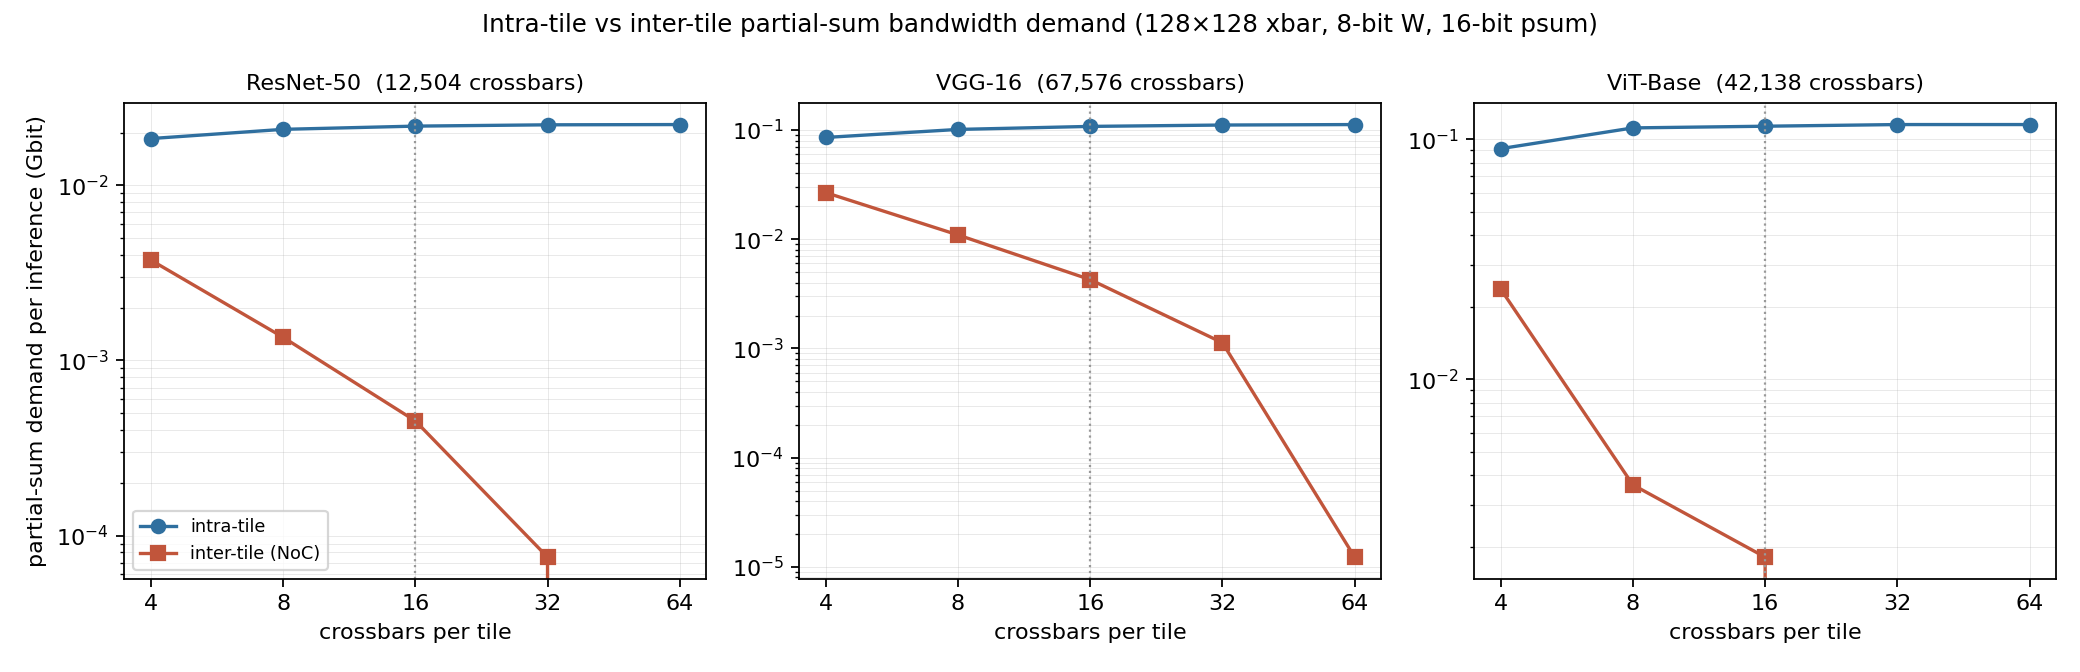

Here is the Python script that generated this plot:
#!/usr/bin/env python3
"""
Stage 3 / Task 1 - intra-tile vs inter-tile partial-sum bandwidth demand.

Model (ISAAC convention, settled constants):
  crossbar        : 128 x 128 cells, 1 bit/cell
  weight precision: 8 bits  -> 16 usable weight columns -> 2048 weights/crossbar
  partial sum     : 16 bits
  crossbars/layer : ceil(k*k*Cin / PE_X) * ceil(Cout*N_BITS / PE_Y)

Reduction structure:
  R = ceil(k*k*Cin / 128)   row groups  -> R partials must be summed per output group
  C = ceil(Cout*8  / 128)   column groups (16 output channels each)
  With T crossbars/tile packed along the row-group axis:
     tiles spanned per column group = ceil(R/T)
     inter-tile partial-sum hops    = ceil(R/T) - 1
     intra-tile reductions          = R - ceil(R/T)
  Volume scales by the number of output positions P (H_out*W_out for conv,
  token count for ViT), and by 16 bits per partial sum.

Reported quantity is DEMAND (bits moved per inference), not service.
The simulator does not model intra-tile contention; denser packing relocates
aggregation cost onto the on-tile H-tree rather than removing it.
"""

import math, csv, json
import matplotlib
matplotlib.use("Agg")
import matplotlib.pyplot as plt

PE_X = 128          # crossbar rows
PE_Y = 128          # crossbar columns (cells)
N_BITS = 8          # weight precision
PSUM_BITS = 16      # partial-sum payload width

# ---------------------------------------------------------------- workloads
# (name, k, Cin, Cout, P)  P = output positions (H_out*W_out, or tokens)
def resnet50():
    L = [("conv1", 7, 3, 64, 112*112)]
    # (stage, out_hw, Cin_first, width, Cout, blocks)
    stages = [(56, 64, 64, 256, 3), (28, 256, 128, 512, 4),
              (14, 512, 256, 1024, 6), (7, 1024, 512, 2048, 3)]
    for si, (hw, cin0, w, cout, nb) in enumerate(stages):
        for b in range(nb):
            cin = cin0 if b == 0 else cout
            L.append((f"s{si+2}b{b}_1x1a", 1, cin, w, hw*hw))
            L.append((f"s{si+2}b{b}_3x3",  3, w,   w, hw*hw))
            L.append((f"s{si+2}b{b}_1x1b", 1, w, cout, hw*hw))
            if b == 0:
                L.append((f"s{si+2}b{b}_down", 1, cin, cout, hw*hw))
    L.append(("fc", 1, 2048, 1000, 1))
    return L

def vgg16():
    cfg = [(3,64,224),(64,64,224),(64,128,112),(128,128,112),
           (128,256,56),(256,256,56),(256,256,56),
           (256,512,28),(512,512,28),(512,512,28),
           (512,512,14),(512,512,14),(512,512,14)]
    L = [(f"conv{i+1}", 3, ci, co, hw*hw) for i,(ci,co,hw) in enumerate(cfg)]
    L += [("fc6", 1, 25088, 4096, 1), ("fc7", 1, 4096, 4096, 1),
          ("fc8", 1, 4096, 1000, 1)]
    return L

def vit_base():
    D, H, TOK, LYR = 768, 3072, 197, 12
    L = []
    L.append(("patch_embed", 1, 3*16*16, D, 196))
    for i in range(LYR):
        L.append((f"blk{i}_qkv",  1, D, 3*D, TOK))
        L.append((f"blk{i}_proj", 1, D, D,   TOK))
        L.append((f"blk{i}_fc1",  1, D, H,   TOK))
        L.append((f"blk{i}_fc2",  1, H, D,   TOK))
    L.append(("head", 1, D, 1000, 1))
    return L

WORKLOADS = {"ResNet-50": resnet50(), "VGG-16": vgg16(), "ViT-Base": vit_base()}
TILE_SIZES = [4, 8, 16, 32, 64]

# ---------------------------------------------------------------- model
def layer_geometry(k, cin, cout):
    R = math.ceil(k*k*cin / PE_X)
    C = math.ceil(cout*N_BITS / PE_Y)
    return R, C, R*C

def split(R, C, P, T):
    tiles = math.ceil(R / T)
    inter = (tiles - 1) * C * P * PSUM_BITS
    intra = (R - tiles) * C * P * PSUM_BITS
    return intra, inter

def analyse(layers):
    xb_total = sum(layer_geometry(k, ci, co)[2] for _, k, ci, co, _ in layers)
    out = {}
    for T in TILE_SIZES:
        ia = ie = 0
        for _, k, ci, co, P in layers:
            R, C, _ = layer_geometry(k, ci, co)
            a, e = split(R, C, P, T)
            ia += a; ie += e
        out[T] = (ia, ie)
    return xb_total, out

def crossing(res):
    """Linear interpolation in log2(T) of the intra/inter crossover."""
    ts = TILE_SIZES
    for i in range(len(ts)-1):
        d0 = res[ts[i]][0] - res[ts[i]][1]
        d1 = res[ts[i+1]][0] - res[ts[i+1]][1]
        if d0 == 0: return float(ts[i])
        if d0 * d1 < 0:
            f = -d0 / (d1 - d0)
            return 2 ** (math.log2(ts[i]) + f*(math.log2(ts[i+1])-math.log2(ts[i])))
    return None

# ---------------------------------------------------------------- run
summary, rows = {}, []
for name, layers in WORKLOADS.items():
    xb, res = analyse(layers)
    x = crossing(res)
    summary[name] = {"crossbars": xb, "crossing": x,
                     "curves": {T: {"intra_Gb": res[T][0]/1e9,
                                    "inter_Gb": res[T][1]/1e9} for T in TILE_SIZES}}
    for T in TILE_SIZES:
        rows.append({"workload": name, "crossbars_total": xb, "crossbars_per_tile": T,
                     "tiles": math.ceil(xb/T),
                     "intra_tile_Gbit": round(res[T][0]/1e9, 4),
                     "inter_tile_Gbit": round(res[T][1]/1e9, 4),
                     "inter_share": round(res[T][1]/max(1,(res[T][0]+res[T][1])), 4)})

with open("/home/claude/stage3/bw_crossover.csv", "w", newline="") as f:
    w = csv.DictWriter(f, fieldnames=list(rows[0].keys())); w.writeheader(); w.writerows(rows)
with open("/home/claude/stage3/bw_crossover.json", "w") as f:
    json.dump(summary, f, indent=2)

# ---------------------------------------------------------------- plot
fig, axes = plt.subplots(1, 3, figsize=(13, 4.2), sharey=False)
for ax, (name, layers) in zip(axes, WORKLOADS.items()):
    s = summary[name]
    intra = [s["curves"][T]["intra_Gb"] for T in TILE_SIZES]
    inter = [s["curves"][T]["inter_Gb"] for T in TILE_SIZES]
    ax.plot(TILE_SIZES, intra, "o-", color="#2f6f9f", label="intra-tile")
    ax.plot(TILE_SIZES, inter, "s-", color="#c1553b", label="inter-tile (NoC)")
    ax.set_xscale("log", base=2); ax.set_yscale("log")
    ax.set_xticks(TILE_SIZES); ax.set_xticklabels(TILE_SIZES)
    if s["crossing"]:
        ax.axvline(s["crossing"], ls="--", lw=1, color="#666")
        ax.annotate(f"x-over ≈ {s['crossing']:.1f}", (s["crossing"], min(intra+inter)*1.3),
                    fontsize=8, rotation=90, va="bottom", ha="right", color="#444")
    ax.axvline(16, ls=":", lw=1, color="#999")
    ax.set_title(f"{name}  ({s['crossbars']:,} crossbars)", fontsize=10)
    ax.set_xlabel("crossbars per tile"); ax.grid(alpha=.3, which="both", lw=.4)
axes[0].set_ylabel("partial-sum demand per inference (Gbit)")
axes[0].legend(fontsize=8)
fig.suptitle("Intra-tile vs inter-tile partial-sum bandwidth demand (128×128 xbar, 8-bit W, 16-bit psum)",
             fontsize=11)
fig.tight_layout()
fig.savefig("/home/claude/stage3/bw_crossover.png", dpi=160)

for name in WORKLOADS:
    s = summary[name]
    print(f"\n{name}: {s['crossbars']:,} crossbars, crossing "
          f"{'≈ %.1f' % s['crossing'] if s['crossing'] else 'none in range'}")
    print(f"  {'T':>4} {'tiles':>7} {'intra Gb':>10} {'inter Gb':>10} {'inter %':>8}")
    for T in TILE_SIZES:
        c = s["curves"][T]
        sh = 100*c["inter_Gb"]/max(1e-12, c["intra_Gb"]+c["inter_Gb"])
        print(f"  {T:>4} {math.ceil(s['crossbars']/T):>7} {c['intra_Gb']:>10.3f} "
              f"{c['inter_Gb']:>10.3f} {sh:>7.1f}%")
